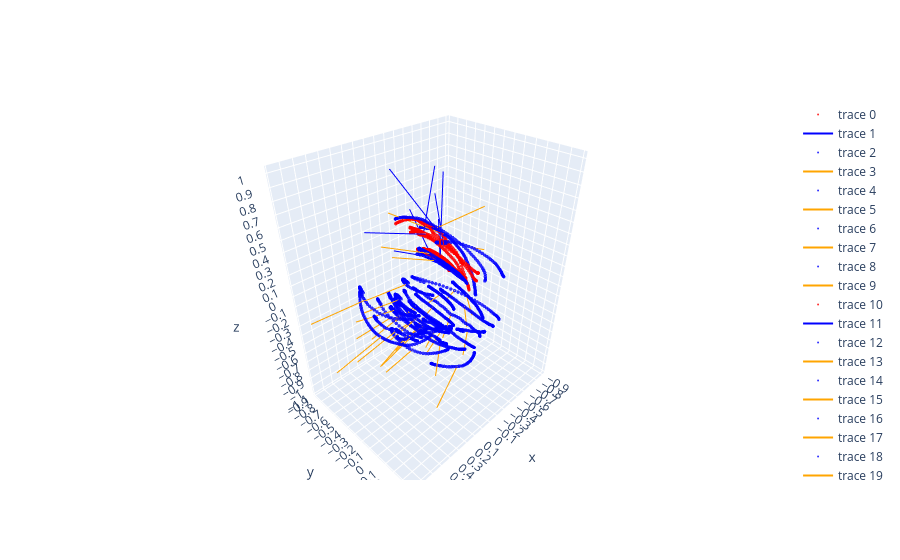

Notebook cell for this chart:
### Markdown cell above
### Overview #11
TESTING: Plotting left controller's egocentric coordinates without converting data from left handed to right handed.

### To Do
* Edit variables 'gesture' to any key in the dictionary and 'gesture_index' to its corresponding index

### Code cell
gesture = "PanDown"
gesture_index = 0

fig_2 = go.Figure()

for file_num, file_path in enumerate(gesture_dict[gesture][0]):

    df = pd.read_csv(file_path)
    remove_strokes(df, gesture_index, file_num)
    filtered_df_L = get_cleaned_df(df, 1, 'l')
    filtered_df_R = get_cleaned_df(df, 1, 'r')

    if (len(filtered_df_L) != 0):
        data_sample = [] # original data of the chosen sample; 21 lists
        for col in selected_columns:
            data_sample.append(filtered_df_L[col].tolist())

        # 3.1
        #r_handed_data_sample = left_to_right_handed(data_sample=data_sample, selected_columns=selected_columns)
        # 3.2
        directional_data_sample = quaternion_to_direction(r_handed_data_sample=data_sample, selected_columns=selected_columns)
        # 3.3
        egocentric_data_sample = world_to_headspace(directional_data_sample=directional_data_sample, directional_data_names=directional_data_names)

        pts_from_3_3 = (list(zip(egocentric_data_sample[6], egocentric_data_sample[7], egocentric_data_sample[8])))
        directions_from_3_3 = (list(zip(egocentric_data_sample[9], egocentric_data_sample[10], egocentric_data_sample[11])))
        
        n = len(pts_from_3_3)
        avg_direction_from_3_3 = get_avg_direction(directions_from_3_3)
        
        # Plot stroke and direction
        plot_markers(fig_2, pts_from_3_3, 'red')
        plot_line(fig_2, [pts_from_3_3[n//2]]+[tuple(x + y for x, y in zip(pts_from_3_3[n//2], avg_direction_from_3_3))], 'blue')

    if (len(filtered_df_R) != 0):
        data_sample = [] # original data of the chosen sample; 21 lists
        for col in selected_columns:
            data_sample.append(filtered_df_R[col].tolist())

        # 3.1
        #r_handed_data_sample = left_to_right_handed(data_sample=data_sample, selected_columns=selected_columns)
        # 3.2
        directional_data_sample = quaternion_to_direction(r_handed_data_sample=data_sample, selected_columns=selected_columns)
        # 3.3
        egocentric_data_sample = world_to_headspace(directional_data_sample=directional_data_sample, directional_data_names=directional_data_names)

        pts_from_3_3 = (list(zip(egocentric_data_sample[0], egocentric_data_sample[1], egocentric_data_sample[2])))
        directions_from_3_3 = (list(zip(egocentric_data_sample[3], egocentric_data_sample[4], egocentric_data_sample[5])))
        
        n = len(pts_from_3_3)
        avg_direction_from_3_3 = get_avg_direction(directions_from_3_3)
        
        # Plot stroke and direction
        plot_markers(fig_2, pts_from_3_3, 'blue')
        plot_line(fig_2, [pts_from_3_3[n//2]]+[tuple(x + y for x, y in zip(pts_from_3_3[n//2], avg_direction_from_3_3))], 'orange')
        
fig_2.update_layout(
    scene=dict(
        xaxis=dict(dtick=0.1),  # Adjust range and tick spacing for x-axis
        yaxis=dict(dtick=0.1),  # Adjust range and tick spacing for y-axis
        zaxis=dict(dtick=0.1),  # Adjust range and tick spacing for z-axis (if needed),
        aspectmode='data'
    )
)

fig_2.show()
